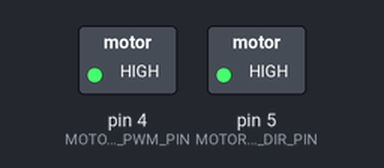
A sketch run on a simulated Arduino Uno, built with avr-gcc and run on an emulated ATmega328P. Parts: switched loads named in the sketch (green lamp = pin HIGH).

Above: at 0.5 s.
At 1.5 s:
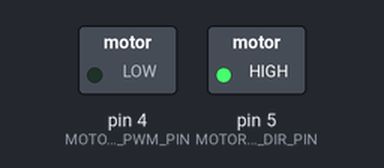
At 5.5 s:
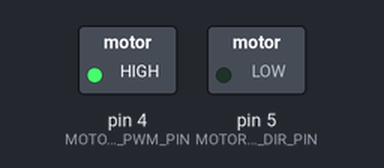
Timing chart, 0 to 6.9 s (numbered marks = the images above):
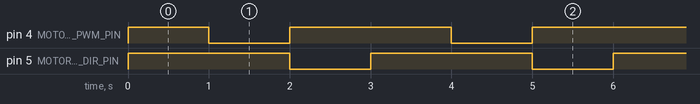

Measured:
- by itself, pin 4 (MOTOR_C_PWM_PIN): repeats every 3.0 s: LOW 1.0 s, HIGH 2.0 s
- by itself, pin 5 (MOTOR_C_DIR_PIN): alternates HIGH for 2.0 s and LOW for 1.0 s
- by itself, everything shown: repeats every 3.0 s, in 3 steps

The sketch:

test_Mdriver.ino
```cpp
#define MOTOR_C_PWM_PIN 4
#define MOTOR_C_DIR_PIN 5

void setup()
{
    pinMode(MOTOR_C_PWM_PIN, OUTPUT);
    pinMode(MOTOR_C_DIR_PIN, OUTPUT);
}

void loop()
{
    digitalWrite(MOTOR_C_DIR_PIN, 1);
    analogWrite(MOTOR_C_PWM_PIN, 255);
    delay(1000);

    digitalWrite(MOTOR_C_DIR_PIN, 1);
    analogWrite(MOTOR_C_PWM_PIN, 0);
    delay(1000);

    digitalWrite(MOTOR_C_DIR_PIN, 0);
    analogWrite(MOTOR_C_PWM_PIN, 255);
    delay(1000);
}
```
